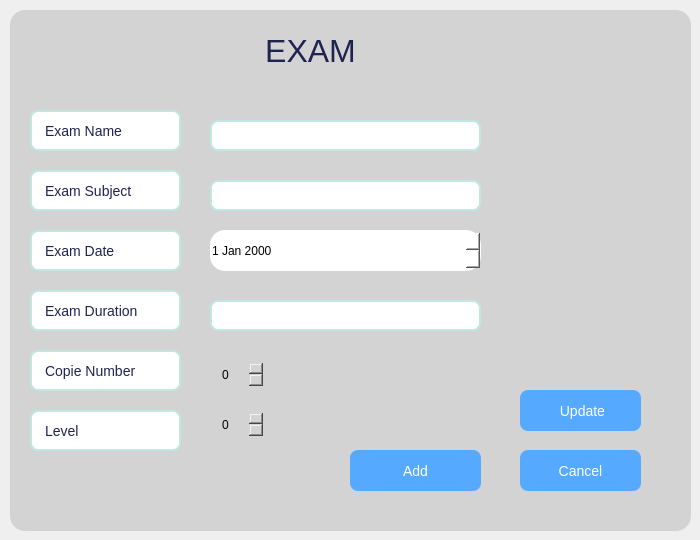
     <widget class="QWidget" name="tab_6">
      <attribute name="title">
       <string>Update/Add New</string>
      </attribute>
      <widget class="QWidget" name="widget_3" native="true">
       <property name="geometry">
        <rect>
         <x>10</x>
         <y>10</y>
         <width>681</width>
         <height>521</height>
        </rect>
       </property>
       <property name="styleSheet">
        <string notr="true">background-color: #D3D3D3; border-radius: 15px;</string>
       </property>
       <widget class="QLabel" name="label_10">
        <property name="geometry">
         <rect>
          <x>20</x>
          <y>100</y>
          <width>151</width>
          <height>41</height>
         </rect>
        </property>
        <property name="styleSheet">
         <string notr="true"> background-color: #FFFFFF;
    border: 2px solid #C0E8E0;
    border-radius: 8px;
    padding: 6px 10px;
    font-size: 14px;
    color: #1E2350;</string>
        </property>
        <property name="text">
         <string>Exam Name</string>
        </property>
       </widget>
       <widget class="QLabel" name="label_11">
        <property name="geometry">
         <rect>
          <x>20</x>
          <y>160</y>
          <width>151</width>
          <height>41</height>
         </rect>
        </property>
        <property name="styleSheet">
         <string notr="true"> background-color: #FFFFFF;
    border: 2px solid #C0E8E0;
    border-radius: 8px;
    padding: 6px 10px;
    font-size: 14px;
    color: #1E2350;</string>
        </property>
        <property name="text">
         <string>Exam Subject</string>
        </property>
       </widget>
       <widget class="QLabel" name="labelllll">
        <property name="geometry">
         <rect>
          <x>20</x>
          <y>280</y>
          <width>151</width>
          <height>41</height>
         </rect>
        </property>
        <property name="styleSheet">
         <string notr="true"> background-color: #FFFFFF;
    border: 2px solid #C0E8E0;
    border-radius: 8px;
    padding: 6px 10px;
    font-size: 14px;
    color: #1E2350;</string>
        </property>
        <property name="text">
         <string>Exam Duration</string>
        </property>
       </widget>
       <widget class="QLabel" name="label_13">
        <property name="geometry">
         <rect>
          <x>200</x>
          <y>20</y>
          <width>201</width>
          <height>41</height>
         </rect>
        </property>
        <property name="styleSheet">
         <string notr="true">   color: #1E2350;
font: 9pt &quot;Segoe UI&quot;;
font:  24pt ;</string>
        </property>
        <property name="text">
         <string>EXAM</string>
        </property>
        <property name="alignment">
         <set>Qt::AlignmentFlag::AlignCenter</set>
        </property>
       </widget>
       <widget class="QLabel" name="label_15">
        <property name="geometry">
         <rect>
          <x>20</x>
          <y>340</y>
          <width>151</width>
          <height>41</height>
         </rect>
        </property>
        <property name="styleSheet">
         <string notr="true"> background-color: #FFFFFF;
    border: 2px solid #C0E8E0;
    border-radius: 8px;
    padding: 6px 10px;
    font-size: 14px;
    color: #1E2350;</string>
        </property>
        <property name="text">
         <string>Copie Number</string>
        </property>
       </widget>
       <widget class="QLineEdit" name="nomExamenLineEdit">
        <property name="geometry">
         <rect>
          <x>200</x>
          <y>110</y>
          <width>271</width>
          <height>31</height>
         </rect>
        </property>
        <property name="styleSheet">
         <string notr="true"> background-color: #FFFFFF;
    border: 2px solid #C0E8E0;
    border-radius: 8px;
    padding: 6px 10px;
    font-size: 14px;
    color: #1E2350;</string>
        </property>
        <property name="placeholderText">
         <string/>
        </property>
        <property name="cursorMoveStyle">
         <enum>Qt::CursorMoveStyle::LogicalMoveStyle</enum>
        </property>
       </widget>
       <widget class="QLineEdit" name="matiereExamenLineEdit">
        <property name="geometry">
         <rect>
          <x>200</x>
          <y>170</y>
          <width>271</width>
          <height>31</height>
         </rect>
        </property>
        <property name="styleSheet">
         <string notr="true"> background-color: #FFFFFF;
    border: 2px solid #C0E8E0;
    border-radius: 8px;
    padding: 6px 10px;
    font-size: 14px;
    color: #1E2350;</string>
        </property>
        <property name="placeholderText">
         <string/>
        </property>
        <property name="cursorMoveStyle">
         <enum>Qt::CursorMoveStyle::LogicalMoveStyle</enum>
        </property>
       </widget>
       <widget class="QLineEdit" name="dureeExamenLimeEdit">
        <property name="geometry">
         <rect>
          <x>200</x>
          <y>290</y>
          <width>271</width>
          <height>31</height>
         </rect>
        </property>
        <property name="styleSheet">
         <string notr="true"> background-color: #FFFFFF;
    border: 2px solid #C0E8E0;
    border-radius: 8px;
    padding: 6px 10px;
    font-size: 14px;
    color: #1E2350;</string>
        </property>
        <property name="placeholderText">
         <string/>
        </property>
        <property name="cursorMoveStyle">
         <enum>Qt::CursorMoveStyle::LogicalMoveStyle</enum>
        </property>
       </widget>
       <widget class="QPushButton" name="updateButton">
        <property name="geometry">
         <rect>
          <x>510</x>
          <y>380</y>
          <width>121</width>
          <height>41</height>
         </rect>
        </property>
        <property name="styleSheet">
         <string notr="true">background-color: rgb(85, 170, 255);
font: 700 10pt &quot;Segoe UI&quot;;
    color: #FFFFFF;
    border: none;
    border-radius: 8px;
    padding: 8px 16px;
    font-size: 14px;</string>
        </property>
        <property name="text">
         <string> Update</string>
        </property>
        <property name="icon">
         <iconset resource="Ressources.qrc">
          <normaloff>:/new/prefix1/Ressources/update-icon.svg</normaloff>:/new/prefix1/Ressources/update-icon.svg</iconset>
        </property>
       </widget>
       <widget class="QPushButton" name="addButton">
        <property name="geometry">
         <rect>
          <x>340</x>
          <y>440</y>
          <width>131</width>
          <height>41</height>
         </rect>
        </property>
        <property name="styleSheet">
         <string notr="true">background-color: rgb(85, 170, 255);
font: 700 10pt &quot;Segoe UI&quot;;
    color: #FFFFFF;
    border: none;
    border-radius: 8px;
    padding: 8px 16px;
    font-size: 14px;</string>
        </property>
        <property name="text">
         <string>Add</string>
        </property>
        <property name="icon">
         <iconset resource="Ressources.qrc">
          <normaloff>:/new/prefix1/Ressources/add-circle-outline-svgrepo-com.svg</normaloff>:/new/prefix1/Ressources/add-circle-outline-svgrepo-com.svg</iconset>
        </property>
       </widget>
       <widget class="QDateEdit" name="dateExamenDateEdit">
        <property name="geometry">
         <rect>
          <x>200</x>
          <y>220</y>
          <width>271</width>
          <height>41</height>
         </rect>
        </property>
        <property name="styleSheet">
         <string notr="true">background-color: rgb(255, 255, 255);
color: rgb(0, 0, 0);</string>
        </property>
       </widget>
       <widget class="QLabel" name="label_16">
        <property name="geometry">
         <rect>
          <x>20</x>
          <y>220</y>
          <width>151</width>
          <height>41</height>
         </rect>
        </property>
        <property name="styleSheet">
         <string notr="true"> background-color: #FFFFFF;
    border: 2px solid #C0E8E0;
    border-radius: 8px;
    padding: 6px 10px;
    font-size: 14px;
    color: #1E2350;</string>
        </property>
        <property name="text">
         <string>Exam Date</string>
        </property>
       </widget>
       <widget class="QLabel" name="label_17">
        <property name="geometry">
         <rect>
          <x>20</x>
          <y>400</y>
          <width>151</width>
          <height>41</height>
         </rect>
        </property>
        <property name="styleSheet">
         <string notr="true"> background-color: #FFFFFF;
    border: 2px solid #C0E8E0;
    border-radius: 8px;
    padding: 6px 10px;
    font-size: 14px;
    color: #1E2350;</string>
        </property>
        <property name="text">
         <string>Level</string>
        </property>
       </widget>
       <widget class="QPushButton" name="pushButton_12">
        <property name="geometry">
         <rect>
          <x>510</x>
          <y>440</y>
          <width>121</width>
          <height>41</height>
         </rect>
        </property>
        <property name="styleSheet">
         <string notr="true">background-color: rgb(85, 170, 255);
font: 700 10pt &quot;Segoe UI&quot;;
    color: #FFFFFF;
    border: none;
    border-radius: 8px;
    padding: 8px 16px;
    font-size: 14px;</string>
        </property>
        <property name="text">
         <string>Cancel</string>
        </property>
        <property name="icon">
         <iconset theme="QIcon::ThemeIcon::EditClear"/>
        </property>
       </widget>
       <widget class="QSpinBox" name="nbcopiesSpinBox">
        <property name="geometry">
         <rect>
          <x>210</x>
          <y>350</y>
          <width>44</width>
          <height>29</height>
         </rect>
        </property>
       </widget>
       <widget class="QSpinBox" name="niveauSpinBox">
        <property name="geometry">
         <rect>
          <x>210</x>
          <y>400</y>
          <width>44</width>
          <height>29</height>
         </rect>
        </property>
       </widget>
      </widget>
     </widget>
